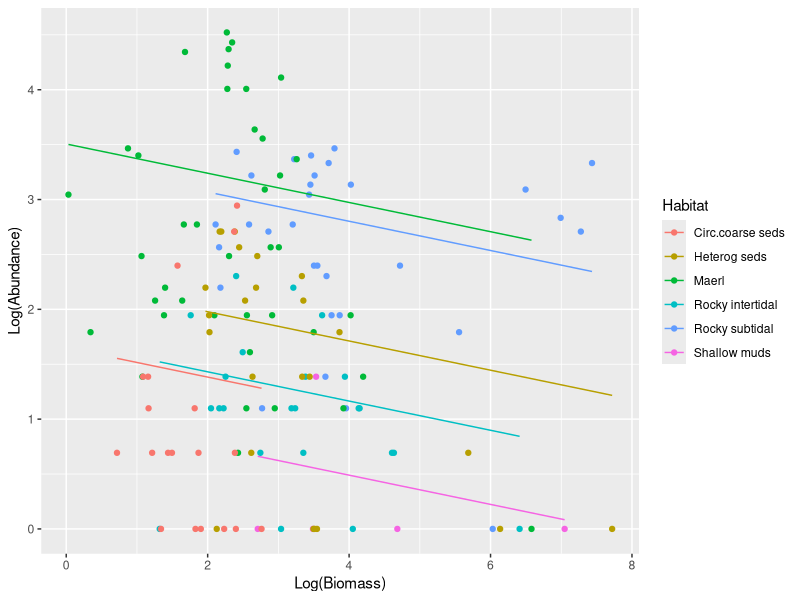
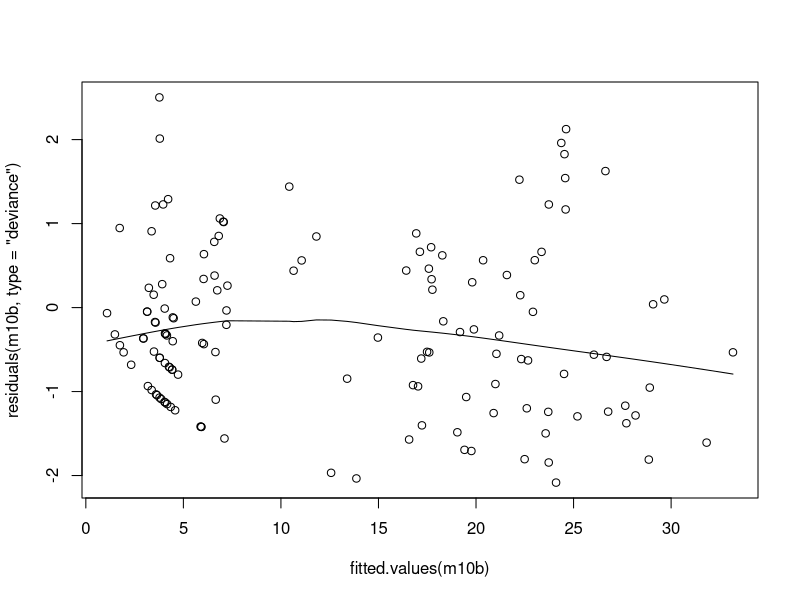
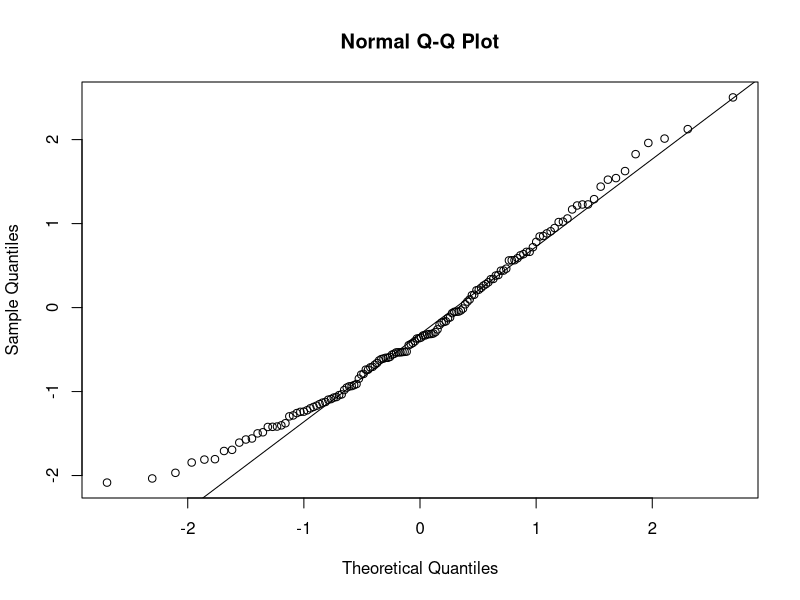

Source code (R) for these figures, in order:
## ---- chunk 1
knitr::opts_chunk$set(echo = TRUE)
options(repos = "https://cloud.r-project.org")

library(car)
library(lme4)
library(multcomp)
library(ggplot2)
install.packages("knitr")
install.packages("kableExtra")
library(MASS)
library(emmeans)


library(knitr)
library(kableExtra)

## ---- chunk 2
overdisp_fun <- function(model) {
    rdf <- df.residual(model)
    rp <- residuals(model,type="pearson")
    Pearson.chisq <- sum(rp^2)
    prat <- Pearson.chisq/rdf
    pval <- pchisq(Pearson.chisq, df=rdf, lower.tail=FALSE)
    c(chisq=Pearson.chisq,ratio=prat,rdf=rdf,p=pval)
}

## ---- chunk 3
library(ggplot2)
data2022 <- read.csv('Dataa/data2022.csv')
data2022$row_id <- factor(1:nrow(data2022))
data2022 <- data2022[data2022$Abundance.sponges > 0, ]
data2022$Sponge.biomass <- as.numeric(gsub("[^0-9.]", "", data2022$Sponge.biomass))
summarydata2022 <- summary(data2022)
kable(summarydata2022, caption="summary data 2022")

# cleaning up
data2022$ln.biovolume <- log(data2022$Sponge.biomass/data2022$Abundance.sponges)
data2022$log.n <- log(data2022$Abundance.sponges)
data2022$row_id <- factor(1:nrow(data2022))


#mean volume and sd per habitat
sd_biomass <- aggregate(Sponge.biomass ~ Habitat, data2022, FUN = sd)
mean_biomass <- aggregate(Sponge.biomass ~ Habitat, data2022, FUN = mean)
biomass_mean_sd <- merge(mean_biomass,sd_biomass, by = "Habitat")
colnames(biomass_mean_sd) <- c("Habitat", "Mean", "SD")
kable(biomass_mean_sd,caption= "biomass sd and mean")


#mean abundance and SD per habitat
mean_abundance <- aggregate(Abundance.sponges~ Habitat, data2022, FUN = mean)
sd_abundance <- aggregate(Abundance.sponges~ Habitat, data2022, FUN = sd)
abundance_mean_sd <- merge(mean_abundance,sd_abundance, by = "Habitat")
colnames(abundance_mean_sd) <- c("Habitat", "Mean", "SD")
kable(abundance_mean_sd,caption= "Abundance sd and mean")

# highest and lowest volumes and abundance

#Min values and habitat they belong to 

lowest_volume1 <- min(data2022$Sponge.biomass)
lowest_volume_rows1 <- data2022[data2022$Sponge.biomass == lowest_volume1, ]
kable(lowest_volume_rows1, caption= "lowest volume")

highest_volume1 <- max(data2022$Sponge.biomass)
highest_volume_rows1 <- data2022[data2022$Sponge.biomass == highest_volume1, ]
kable(highest_volume_rows1,caption= "highest volume")

lowest_abundance1<- min(data2022$Abundance.sponges)
lowest_abundance_rows1 <- data2022[data2022$Abundance.sponges == lowest_abundance1, ]
kable(lowest_abundance_rows1, caption= "lowest abundance")


highest_abundance1<- max(data2022$Abundance.sponges)
highest_abudance_rows1 <- data2022[data2022$Abundance.sponges == highest_abundance1, ]
kable(highest_abudance_rows1,caption= "highest abundance")


# model (GLM) 
m10 <- glm(Abundance.sponges ~ Habitat*ln.biovolume, family=poisson,data = data2022)
ahh <- overdisp_fun(m10) #overdispersed
kable(ahh,caption= "m10 overdispersion model habitat and log biovolume with interaction")


m10a <- glm.nb(Abundance.sponges ~ Habitat*ln.biovolume,data = data2022) # negative binomial distribution to account for overdispersion
chisq <- drop1(m10a,test='Chisq') #homogeneity of slopes, no need for interaction term
kable(chisq,caption="chisq test on habitat and volume interaction term on abundance")


m10b <- glm.nb(Abundance.sponges ~ Habitat + ln.biovolume,data = data2022)
ohhh<-overdisp_fun(m10b) # not overdispered
kable(ohhh, caption="overdispersion habitat and volume affect on abundance, no interaction term ")
ahhhhhh <- anova(m10b)
kable(ahhhhhh,caption= "anova on m10b, volume and habitat effect on abundance of sponges")


posthoc <- emmeans(m10b, "Habitat")
pairwise <- pairs(posthoc)
kable(pairwise,caption= "tukey posthoc test on m10b using emmeans package ")
ci <- confint(pairwise)
kable(ci,caption= "CI for tukey posthoc")


#plotting
pred <- predict(m10b)
ggplot(data2022,aes(x=ln.biovolume,y=log(Abundance.sponges),color=Habitat)) + geom_point() +
  geom_line(aes(y=pred)) +
  xlab("Log(Biomass)") +
  ylab("Log(Abundance)")

plot(fitted.values(m10b),residuals(m10b,type='deviance'))
lines(lowess(fitted.values(m10b),residuals(m10b,type='deviance')))

#assumptions
qqnorm(residuals(m10b,type='deviance'))
qqline(residuals(m10b,type='deviance'))
